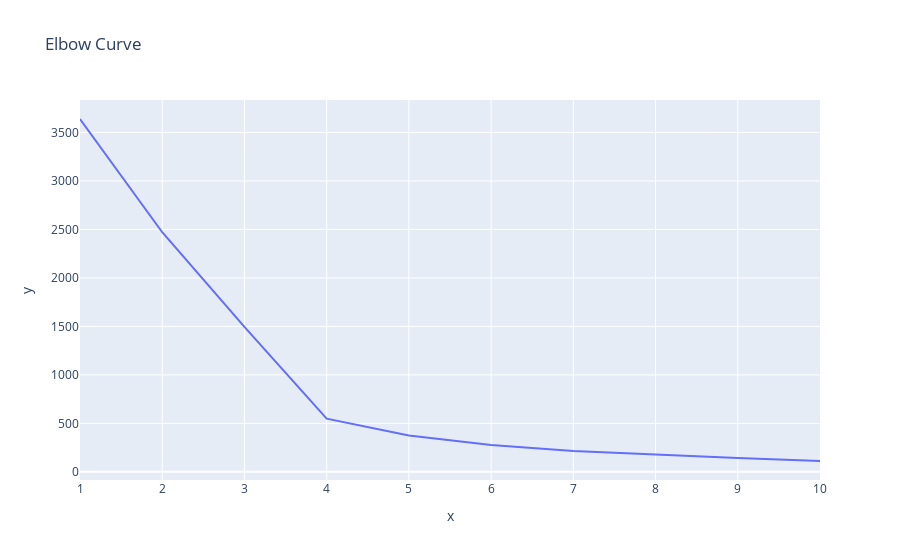

Source (notebook cell):
### Code cell
# Create an elbow curve to find the best value for K.
px.line(x=k, y=inertia, title="Elbow Curve")

### Figure 1 — Plotly figure (JSON) as saved in the notebook; plotly's stock layout.template omitted (floating-point values rounded to 4 significant figures)
{"data": [{"hovertemplate": "x=%{x}<br>y=%{y}<extra></extra>", "legendgroup": "", "line": {"color": "#636efa", "dash": "solid"}, "marker": {"symbol": "circle"}, "mode": "lines", "name": "", "orientation": "v", "showlegend": false, "type": "scatter", "x": [1, 2, 3, 4, 5, 6, 7, 8, 9, 10], "xaxis": "x", "y": [3639.0, 2471.0, 1496.0, 548.5, 374.5, 276.5, 215.3, 175.9, 141.8, 111.9], "yaxis": "y"}], "layout": {"legend": {"tracegroupgap": 0}, "title": {"text": "Elbow Curve"}, "xaxis": {"anchor": "y", "domain": [0, 1], "title": {"text": "x"}}, "yaxis": {"anchor": "x", "domain": [0, 1], "title": {"text": "y"}}}}
